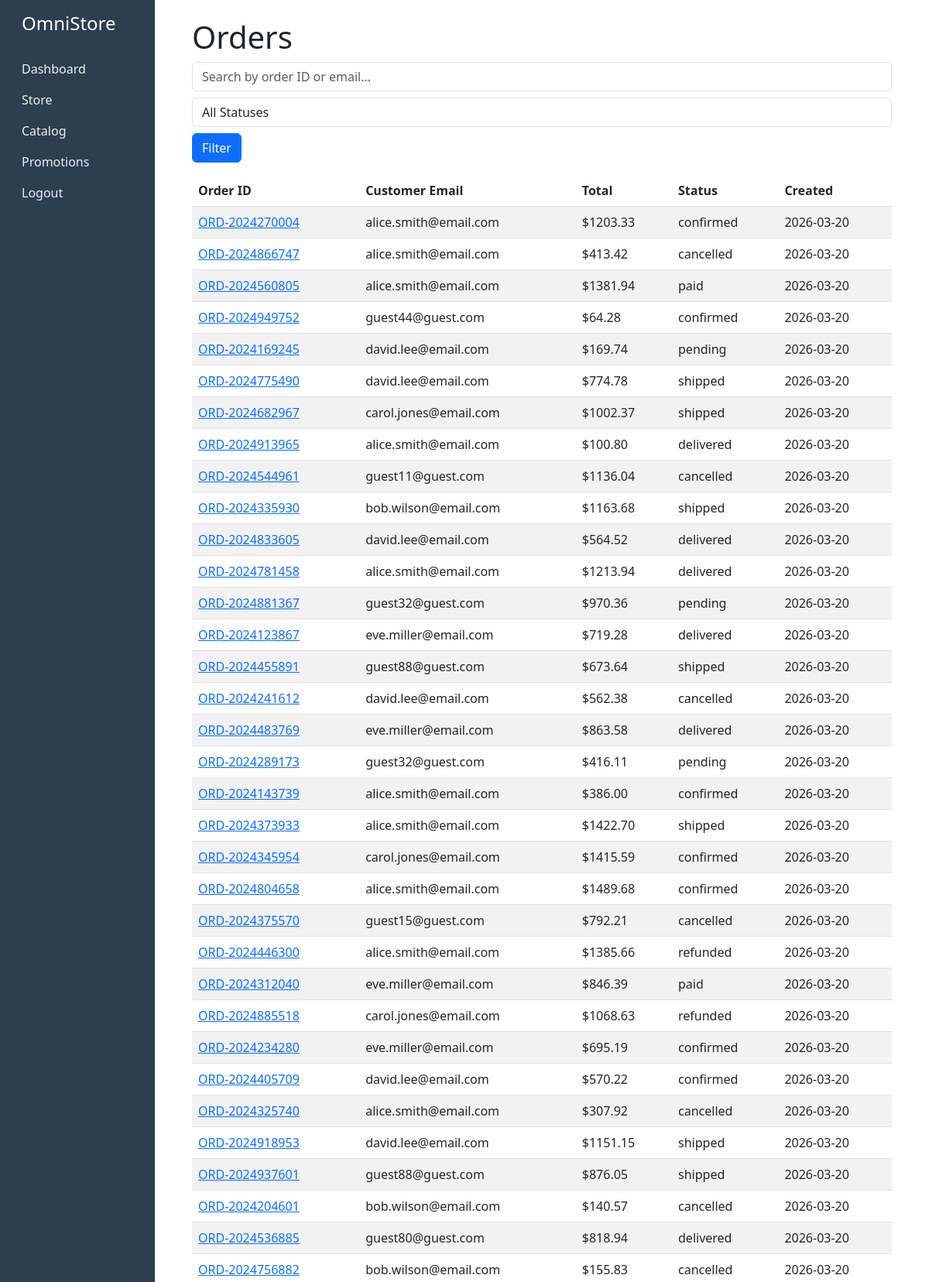
Screenshot of /sales/orders/ (signed in, upper part) with the database file from the repository.
### sales/models.py (models this page shows, shortened)
class Order(models.Model):
    class Status(models.TextChoices):
        PENDING = 'pending', 'Pending'
        CONFIRMED = 'confirmed', 'Confirmed'
        PAID = 'paid', 'Paid'
        SHIPPED = 'shipped', 'Shipped'
        DELIVERED = 'delivered', 'Delivered'
        CANCELLED = 'cancelled', 'Cancelled'
        REFUNDED = 'refunded', 'Refunded'
    order_id = models.CharField(max_length=50, unique=True)
    customer = models.ForeignKey(
        settings.AUTH_USER_MODEL,
        on_delete=models.SET_NULL,
        null=True,
        blank=True,
        related_name='orders'
    )
    customer_email = models.EmailField()
    total_price = models.DecimalField(max_digits=10, decimal_places=2)
    status = models.CharField(max_length=20, choices=Status, default=Status.PENDING)
    shipping_address = models.TextField(blank=True)
    notes = models.TextField(blank=True)
    created_at = models.DateTimeField(auto_now_add=True)
    updated_at = models.DateTimeField(auto_now=True)

### sales/views.py (the view)
# urls.py: path('orders/', views.order_list, name='order_list'),
@login_required
def order_list(request):
    query = request.GET.get('q', '')
    status = request.GET.get('status', '')
    orders = Order.objects.all().order_by('-created_at')
    if query:
        orders = orders.filter(
            Q(order_id__icontains=query) |
            Q(customer_email__icontains=query)
        ).distinct()
    if status:
        orders = orders.filter(status=status)
    context = {'orders': orders, 'query': query, 'status': status}
    return render(request, 'sales/order_list.html', context)

### identity/models.py (called while the page is built)
    @property
    def is_admin(self):
        return self.role == self.Role.ADMIN

    @property
    def is_manager(self):
        return self.role == self.Role.MANAGER

    @property
    def is_staff_member(self):
        return self.role == self.Role.STAFF

### templates/sales/order_list.html (shortened to what this page needs)
{% extends 'base.html' %}
{% block content %}
<div class="p-4">
    <h1>Orders</h1>
    <form method="get" class="mb-3">
        <input type="text" name="q" placeholder="Search by order ID or email..." value="{{ query }}" class="form-control mb-2">
        <select name="status" class="form-control mb-2">
            <option value="">All Statuses</option>
        </select>
        <button type="submit" class="btn btn-primary">Filter</button>
    </form>
    <table class="table table-striped">
        <thead>
            <tr>
                <th>Order ID</th>
                <th>Customer Email</th>
                <th>Total</th>
                <th>Status</th>
                <th>Created</th>
            </tr>
        </thead>
        <tbody>
            {% for order in orders %}
            <tr>
                <td><a href="{% url 'sales:order_detail' order.pk %}">{{ order.order_id }}</a></td>
                <td>{{ order.customer_email }}</td>
                <td>${{ order.total_price }}</td>
                <td>{{ order.status }}</td>
                <td>{{ order.created_at|date:"Y-m-d" }}</td>
            </tr>
            {% empty %}
            <tr><td colspan="5">No orders found.</td></tr>
            {% endfor %}
        </tbody>
    </table>
</div>
{% endblock %}

### rows the page displays
Order: order_id "ORD-2024270004", customer_email "alice.smith@email.com", total_price "1203.33", status "confirmed", created_at "2026-03-20"
Order: order_id "ORD-2024866747", customer_email "alice.smith@email.com", total_price "413.42", status "cancelled", created_at "2026-03-20"
Order: order_id "ORD-2024560805", customer_email "alice.smith@email.com", total_price "1381.94", status "paid", created_at "2026-03-20"
Order: order_id "ORD-2024949752", customer_email "guest44@guest.com", total_price "64.28", status "confirmed", created_at "2026-03-20"
Order: order_id "ORD-2024169245", customer_email "david.lee@email.com", total_price "169.74", status "pending", created_at "2026-03-20"
Order: order_id "ORD-2024775490", customer_email "david.lee@email.com", total_price "774.78", status "shipped", created_at "2026-03-20"
Order: order_id "ORD-2024682967", customer_email "carol.jones@email.com", total_price "1002.37", status "shipped", created_at "2026-03-20"
Order: order_id "ORD-2024913965", customer_email "alice.smith@email.com", total_price "100.80", status "delivered", created_at "2026-03-20"
Order: order_id "ORD-2024544961", customer_email "guest11@guest.com", total_price "1136.04", status "cancelled", created_at "2026-03-20"
Order: order_id "ORD-2024335930", customer_email "bob.wilson@email.com", total_price "1163.68", status "shipped", created_at "2026-03-20"
Order: order_id "ORD-2024833605", customer_email "david.lee@email.com", total_price "564.52", status "delivered", created_at "2026-03-20"
Order: order_id "ORD-2024781458", customer_email "alice.smith@email.com", total_price "1213.94", status "delivered", created_at "2026-03-20"
Order: order_id "ORD-2024881367", customer_email "guest32@guest.com", total_price "970.36", status "pending", created_at "2026-03-20"
Order: order_id "ORD-2024123867", customer_email "eve.miller@email.com", total_price "719.28", status "delivered", created_at "2026-03-20"
Order: order_id "ORD-2024455891", customer_email "guest88@guest.com", total_price "673.64", status "shipped", created_at "2026-03-20"
Order: order_id "ORD-2024241612", customer_email "david.lee@email.com", total_price "562.38", status "cancelled", created_at "2026-03-20"
Order: order_id "ORD-2024483769", customer_email "eve.miller@email.com", total_price "863.58", status "delivered", created_at "2026-03-20"
Order: order_id "ORD-2024289173", customer_email "guest32@guest.com", total_price "416.11", status "pending", created_at "2026-03-20"
Order: order_id "ORD-2024143739", customer_email "alice.smith@email.com", total_price "386.00", status "confirmed", created_at "2026-03-20"
Order: order_id "ORD-2024373933", customer_email "alice.smith@email.com", total_price "1422.70", status "shipped", created_at "2026-03-20"
Order: order_id "ORD-2024345954", customer_email "carol.jones@email.com", total_price "1415.59", status "confirmed", created_at "2026-03-20"
Order: order_id "ORD-2024804658", customer_email "alice.smith@email.com", total_price "1489.68", status "confirmed", created_at "2026-03-20"
Order: order_id "ORD-2024375570", customer_email "guest15@guest.com", total_price "792.21", status "cancelled", created_at "2026-03-20"
Order: order_id "ORD-2024446300", customer_email "alice.smith@email.com", total_price "1385.66", status "refunded", created_at "2026-03-20"
Order: order_id "ORD-2024312040", customer_email "eve.miller@email.com", total_price "846.39", status "paid", created_at "2026-03-20"
Order: order_id "ORD-2024885518", customer_email "carol.jones@email.com", total_price "1068.63", status "refunded", created_at "2026-03-20"
Order: order_id "ORD-2024234280", customer_email "eve.miller@email.com", total_price "695.19", status "confirmed", created_at "2026-03-20"
Order: order_id "ORD-2024405709", customer_email "david.lee@email.com", total_price "570.22", status "confirmed", created_at "2026-03-20"
Order: order_id "ORD-2024325740", customer_email "alice.smith@email.com", total_price "307.92", status "cancelled", created_at "2026-03-20"
Order: order_id "ORD-2024918953", customer_email "david.lee@email.com", total_price "1151.15", status "shipped", created_at "2026-03-20"
Order: order_id "ORD-2024937601", customer_email "guest88@guest.com", total_price "876.05", status "shipped", created_at "2026-03-20"
Order: order_id "ORD-2024204601", customer_email "bob.wilson@email.com", total_price "140.57", status "cancelled", created_at "2026-03-20"
Order: order_id "ORD-2024536885", customer_email "guest80@guest.com", total_price "818.94", status "delivered", created_at "2026-03-20"
Order: order_id "ORD-2024756882", customer_email "bob.wilson@email.com", total_price "155.83", status "cancelled", created_at "2026-03-20"
